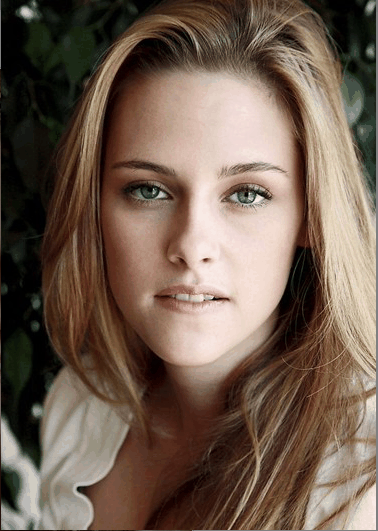
#> input picture yetai_saunfa.PNG, 378 x 531 px
$ python shoulian.py
#> lines starting #> are read from the running program, lines starting #| are printed output that depends on the picture; after the words box and inside, x2 and y2 are one past the last pixel; in counts of white or black regions, pixels touching at a corner belong together
# coding=utf-8

# 瘦脸算法的原理:
    # shader(纹理) 对像素位置进行偏移来实现对脸部区域的放大缩小：根据特定的坐标映射关系,对应原始和变换后的坐标.
    # 根据目的坐标, 算法原始坐标. 使用插值等手法, 或者原始坐标处的像素值, 然后赋值给目的坐标.


# https://blog.csdn.net/qq_14845119/article/details/121500720

import cv2
import math
import numpy as np
import imageio

def localTranslationWarpFastWithStrength(srcImg, startX, startY, endX, endY, radius, strength):
    ddradius = float(radius * radius)
    copyImg = np.zeros(srcImg.shape, np.uint8)
    copyImg = srcImg.copy()


    maskImg = np.zeros(srcImg.shape[:2], np.uint8)
    cv2.circle(maskImg, (startX, startY), math.ceil(radius), (255, 255, 255), -1)

    K0 = 100/strength

    # 计算公式中的|m-c|^2
    ddmc_x = (endX - startX) * (endX - startX)
    ddmc_y = (endY - startY) * (endY - startY)
    H, W, C = srcImg.shape

    mapX = np.vstack([np.arange(W).astype(np.float32).reshape(1, -1)] * H)
    mapY = np.hstack([np.arange(H).astype(np.float32).reshape(-1, 1)] * W)

    distance_x = (mapX - startX) * (mapX - startX)
    distance_y = (mapY - startY) * (mapY - startY)
    distance = distance_x + distance_y
    K1 = np.sqrt(distance)
    ratio_x = (ddradius - distance_x) / (ddradius - distance_x + K0 * ddmc_x)
    ratio_y = (ddradius - distance_y) / (ddradius - distance_y + K0 * ddmc_y)
    ratio_x = ratio_x * ratio_x
    ratio_y = ratio_y * ratio_y

    UX = mapX - ratio_x * (endX - startX) * (1 - K1/radius)
    UY = mapY - ratio_y * (endY - startY) * (1 - K1/radius)

    np.copyto(UX, mapX, where=maskImg == 0)
    np.copyto(UY, mapY, where=maskImg == 0)
    UX = UX.astype(np.float32)
    UY = UY.astype(np.float32)
    copyImg = cv2.remap(srcImg, UX, UY, interpolation=cv2.INTER_LINEAR)

    return copyImg


image = cv2.imread("./yetai_saunfa.PNG")
#> image is the input picture: shape (531, 378, 3); mean B, G, R 79.9, 93.7, 112.7
image = image[:, :, ::-1]  # BGR2RGB
processed_image = image.copy()
startX_left, startY_left, endX_left, endY_left = 101, 266, 192, 233
startX_right, startY_right, endX_right, endY_right = 287, 275, 192, 233
radius = 45
strength = 100
# 瘦左边脸
processed_image = localTranslationWarpFastWithStrength(processed_image, startX_left, startY_left, endX_left, endY_left, radius, strength)
#> in localTranslationWarpFastWithStrength, `cv2.circle(maskImg, (startX, startY), math.ceil(radius), (255, 255, 25..`:
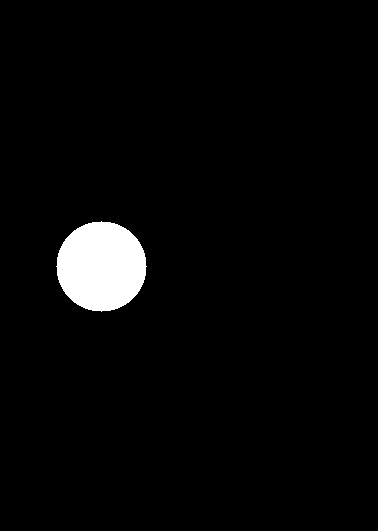
#> maskImg: shape (531, 378); 3.2% white; 1 white region, box (x1, y1, x2, y2) and area: (56, 221, 147, 312) 6361
#> in localTranslationWarpFastWithStrength, `K1 = np.sqrt(distance)`:
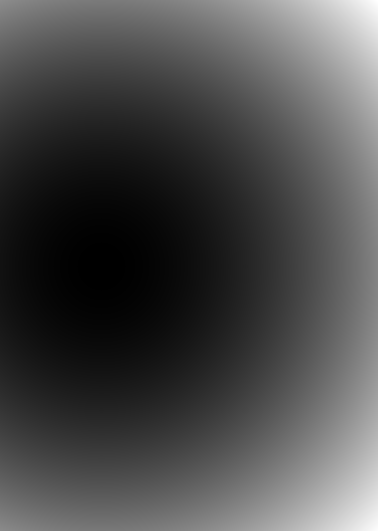
#> distance: shape (531, 378) float32; min 0, max 146932, mean 43060.8; drawn with min black and max white
#> in localTranslationWarpFastWithStrength, `np.copyto(UX, mapX, where=maskImg == 0)`:
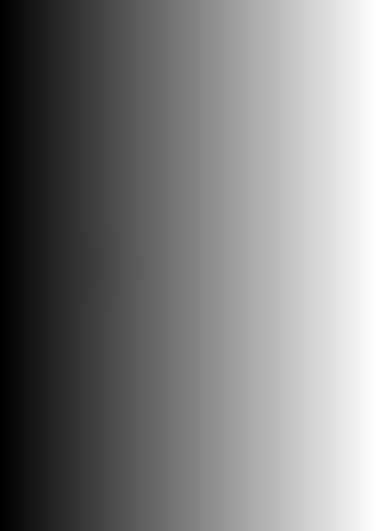
#> UX: shape (531, 378) float32; min 0, max 377, mean 188.5; drawn with min black and max white
#> in localTranslationWarpFastWithStrength, `np.copyto(UY, mapY, where=maskImg == 0)`:
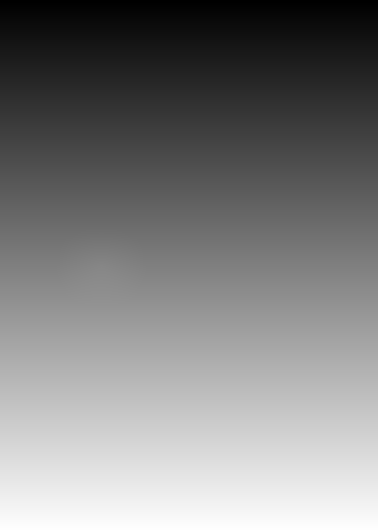
#> UY: shape (531, 378) float32; min 0, max 530, mean 265.1; drawn with min black and max white
# 瘦右边脸
processed_image = localTranslationWarpFastWithStrength(processed_image, startX_right, startY_right, endX_right, endY_right, radius, strength)
#> call 2 of localTranslationWarpFastWithStrength, with startX = 287, startY = 275, endX = 192, endY = 233, radius = 45, strength = 100
#> in localTranslationWarpFastWithStrength (call 2), `cv2.circle(maskImg, (startX, startY), math.ceil(radius), (255, 255, 25..`:
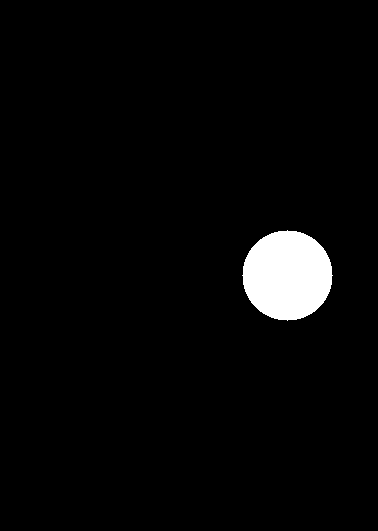
#> maskImg: shape (531, 378); 3.2% white; 1 white region, box (x1, y1, x2, y2) and area: (242, 230, 333, 321) 6361
#> in localTranslationWarpFastWithStrength (call 2), `K1 = np.sqrt(distance)`:
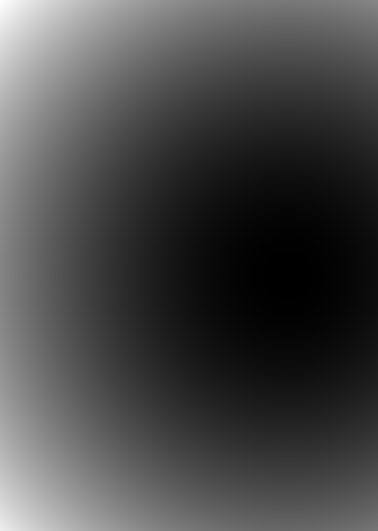
#> distance: shape (531, 378) float32; min 0, max 157994, mean 45205.8; drawn with min black and max white
cv2.imwrite("./thin.jpg", processed_image[:, :, ::-1])
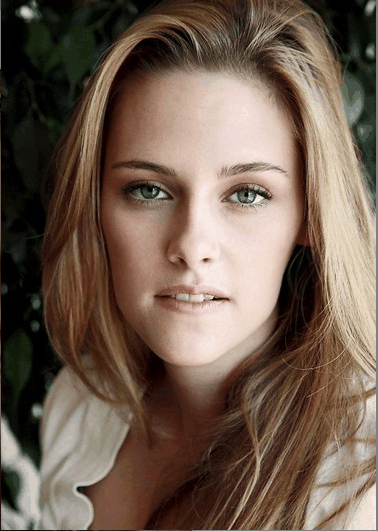
#> saved as thin.jpg: shape (531, 378, 3); mean B, G, R 79.6, 93.5, 112.4

# 把瘦脸前后的图合并成gif
imageio.mimwrite('./shoulian.gif', [image, processed_image], duration=0.35)


# startX_left, startY_left, endX_left, endY_left, startX_right, startY_right, endX_right, endY_right
point_size = 1
point_color = [(0, 0, 255),(0, 255, 0),(255, 0, 0),(128, 0, 128)]  # bgr
thickness = 4

coordinates = [[startX_left, startY_left], [endX_left, endY_left], [startX_right, startY_right], [endX_right, endY_right]]
imgs = [image.copy(), image.copy(), image.copy(), image.copy()]
for ind, coor in enumerate(coordinates):
    print(coor)
    cv2.circle(imgs[ind], (int(coor[0]),int(coor[1])), point_size, point_color[ind], thickness)
imageio.mimwrite('./points.gif', imgs, duration=0.35)
